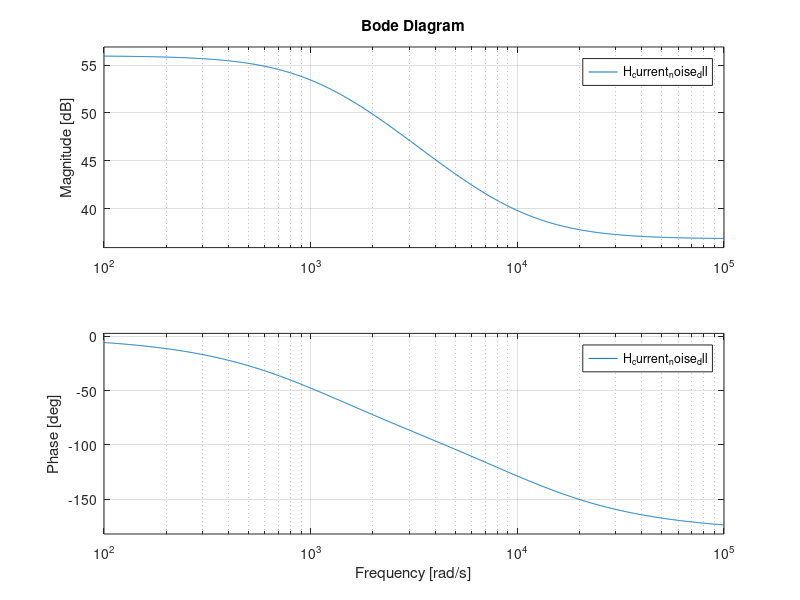

Write MATLAB code to recreate this figure.
Icp=0.01;
Kdl=10^-9;
C=10^-10;
Tref=10^-4;
Wn=Icp*Kdl/(C*Tref);
H_current_noise_dll=tf([-Kdl*2*pi/C Kdl*2*pi/(C*Tref)],[(1-Wn*Tref) Wn]);
bode(H_current_noise_dll);
#step(Hclosed_dll,0.01);
#syms t s;
#Hi= (Kdl*2*pi/(C*Tref))/(s*(1-Wn*Tref)+ Wn);
#U(s)=laplace(1,s);
#Y(s)=Hi*U;
#y(t)=ilaplace(Y,t);
#ezplot(y,[0 1]);
